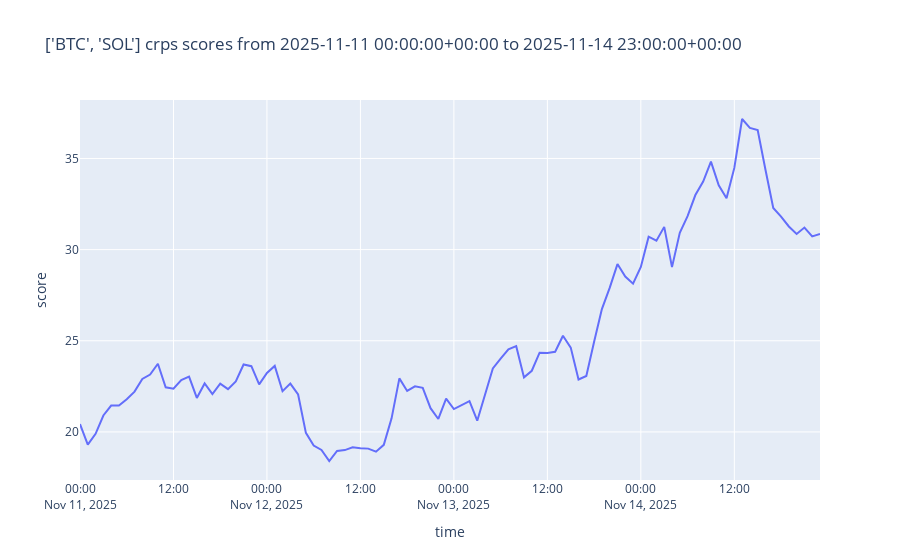

Notebook code cell kept with this figure:
### Markdown cell above
## Run live simulation on historic data

### Code cell
# Setup tracker + evaluator
tracker_evaluator = TrackerEvaluator(GaussianStepTracker())

for asset, history_price in test_asset_prices.items():

    # First tick: initialize historical data
    tracker_evaluator.tick({asset: initial_histories[asset]})

    prev_ts = 0
    predict_count = 0
    pbar = tqdm(desc=f"Evaluating {asset}", total=count_evaluations(history_price, HORIZON, INTERVAL), unit="eval")
    for ts, price in history_price:
        # Feed the new tick
        tracker_evaluator.tick({asset: [(ts, price)]})

        # Evaluate prediction every hour (ts is in second)
        if ts - prev_ts >= INTERVAL:
            prev_ts = ts
            predictions_evaluated = tracker_evaluator.predict(asset, HORIZON, STEP_CONFIG)

            # Quarantine mechanism:
            # - Predictions are not scored immediately. Each prediction is placed in a quarantine 
            #   until sufficient future price data (up to the full horizon ticks) becomes available.
            # - Predictions issued within the final `horizon` seconds of the
            #   time series cannot be scored, as future observations are unavailable.

            if predictions_evaluated:
                pbar.update(1)

            # Periodically display results
            if predictions_evaluated and predict_count % 20 == 0:
                pbar.write(
                    f"[{asset}] avg norm CRPS={tracker_evaluator.overall_crps_score_asset(asset):.4f} | "
                    f"recent={tracker_evaluator.recent_crps_score_asset(asset):.4f}"
                )
            predict_count += 1
    pbar.close()
    print()

tracker_name = tracker_evaluator.tracker.__class__.__name__
print(f"\nTracker {tracker_name}:"
      f"\nFinal average normalized crps score: {tracker_evaluator.overall_crps_score():.4f}")

current_results_dir = tracker_evaluator.to_json(horizon=HORIZON, step_config=STEP_CONFIG,
                                                interval=INTERVAL, base_dir=base_dir_results)

# Plot scoring timeline
timestamped_scores = tracker_evaluator.scores
plot_scores(timestamped_scores)

### Figure 1 — Plotly figure (JSON) as saved in the notebook; plotly's stock layout.template omitted (floating-point values rounded to 4 significant figures)
{"data": [{"hovertemplate": "time=%{x}<br>score=%{y}<extra></extra>", "legendgroup": "", "line": {"color": "#636efa", "dash": "solid"}, "marker": {"symbol": "circle"}, "mode": "lines", "name": "", "orientation": "v", "showlegend": false, "type": "scatter", "x": ["2025-11-11T00:00:00+00:00", "2025-11-11T01:00:00+00:00", "2025-11-11T02:00:00+00:00", "2025-11-11T03:00:00+00:00", "2025-11-11T04:00:00+00:00", "2025-11-11T05:00:00+00:00", "2025-11-11T06:00:00+00:00", "2025-11-11T07:00:00+00:00", "2025-11-11T08:00:00+00:00", "2025-11-11T09:00:00+00:00", "2025-11-11T10:00:00+00:00", "2025-11-11T11:00:00+00:00", "2025-11-11T12:00:00+00:00", "2025-11-11T13:00:00+00:00", "2025-11-11T14:00:00+00:00", "2025-11-11T15:00:00+00:00", "2025-11-11T16:00:00+00:00", "2025-11-11T17:00:00+00:00", "2025-11-11T18:00:00+00:00", "2025-11-11T19:00:00+00:00", "2025-11-11T20:00:00+00:00", "2025-11-11T21:00:00+00:00", "2025-11-11T22:00:00+00:00", "2025-11-11T23:00:00+00:00", "2025-11-12T00:00:00+00:00", "2025-11-12T01:00:00+00:00", "2025-11-12T02:00:00+00:00", "2025-11-12T03:00:00+00:00", "2025-11-12T04:00:00+00:00", "2025-11-12T05:00:00+00:00", "2025-11-12T06:00:00+00:00", "2025-11-12T07:00:00+00:00", "2025-11-12T08:00:00+00:00", "2025-11-12T09:00:00+00:00", "2025-11-12T10:00:00+00:00", "2025-11-12T11:00:00+00:00", "2025-11-12T12:00:00+00:00", "2025-11-12T13:00:00+00:00", "2025-11-12T14:00:00+00:00", "2025-11-12T15:00:00+00:00", "2025-11-12T16:00:00+00:00", "2025-11-12T17:00:00+00:00", "2025-11-12T18:00:00+00:00", "2025-11-12T19:00:00+00:00", "2025-11-12T20:00:00+00:00", "2025-11-12T21:00:00+00:00", "2025-11-12T22:00:00+00:00", "2025-11-12T23:00:00+00:00", "2025-11-13T00:00:00+00:00", "2025-11-13T01:00:00+00:00", "2025-11-13T02:00:00+00:00", "2025-11-13T03:00:00+00:00", "2025-11-13T04:00:00+00:00", "2025-11-13T05:00:00+00:00", "2025-11-13T06:00:00+00:00", "2025-11-13T07:00:00+00:00", "2025-11-13T08:00:00+00:00", "2025-11-13T09:00:00+00:00", "2025-11-13T10:00:00+00:00", "2025-11-13T11:00:00+00:00", "2025-11-13T12:00:00+00:00", "2025-11-13T13:00:00+00:00", "2025-11-13T14:00:00+00:00", "2025-11-13T15:00:00+00:00", "2025-11-13T16:00:00+00:00", "2025-11-13T17:00:00+00:00", "2025-11-13T18:00:00+00:00", "2025-11-13T19:00:00+00:00", "2025-11-13T20:00:00+00:00", "2025-11-13T21:00:00+00:00", "2025-11-13T22:00:00+00:00", "2025-11-13T23:00:00+00:00", "2025-11-14T00:00:00+00:00", "2025-11-14T01:00:00+00:00", "2025-11-14T02:00:00+00:00", "2025-11-14T03:00:00+00:00", "2025-11-14T04:00:00+00:00", "2025-11-14T05:00:00+00:00", "2025-11-14T06:00:00+00:00", "2025-11-14T07:00:00+00:00", "2025-11-14T08:00:00+00:00", "2025-11-14T09:00:00+00:00", "2025-11-14T10:00:00+00:00", "2025-11-14T11:00:00+00:00", "2025-11-14T12:00:00+00:00", "2025-11-14T13:00:00+00:00", "2025-11-14T14:00:00+00:00", "2025-11-14T15:00:00+00:00", "2025-11-14T16:00:00+00:00", "2025-11-14T17:00:00+00:00", "2025-11-14T18:00:00+00:00", "2025-11-14T19:00:00+00:00", "2025-11-14T20:00:00+00:00", "2025-11-14T21:00:00+00:00", "2025-11-14T22:00:00+00:00", "2025-11-14T23:00:00+00:00"], "xaxis": "x", "y": [20.43, 19.3, 19.9, 20.9, 21.45, 21.45, 21.79, 22.21, 22.91, 23.15, 23.74, 22.45, 22.37, 22.85, 23.03, 21.86, 22.66, 22.08, 22.64, 22.35, 22.77, 23.7, 23.61, 22.61, 23.24, 23.62, 22.23, 22.65, 22.05, 19.95, 19.25, 19.01, 18.4, 18.96, 19.0, 19.15, 19.11, 19.08, 18.92, 19.29, 20.74, 22.94, 22.25, 22.5, 22.42, 21.3, 20.71, 21.82, 21.25, 21.47, 21.69, 20.62, 21.98, 23.48, 24.02, 24.53, 24.7, 22.99, 23.35, 24.35, 24.33, 24.4, 25.27, 24.62, 22.87, 23.07, 24.94, 26.73, 27.9, 29.21, 28.52, 28.13, 29.05, 30.71, 30.49, 31.25, 29.04, 30.92, 31.84, 32.99, 33.73, 34.82, 33.53, 32.82, 34.48, 37.16, 36.67, 36.56, 34.38, 32.29, 31.81, 31.27, 30.86, 31.21, 30.72, 30.85], "yaxis": "y"}], "layout": {"legend": {"tracegroupgap": 0}, "title": {"text": "['BTC', 'SOL'] crps scores from 2025-11-11 00:00:00+00:00 to 2025-11-14 23:00:00+00:00"}, "xaxis": {"anchor": "y", "domain": [0, 1], "title": {"text": "time"}}, "yaxis": {"anchor": "x", "domain": [0, 1], "title": {"text": "score"}}}}
